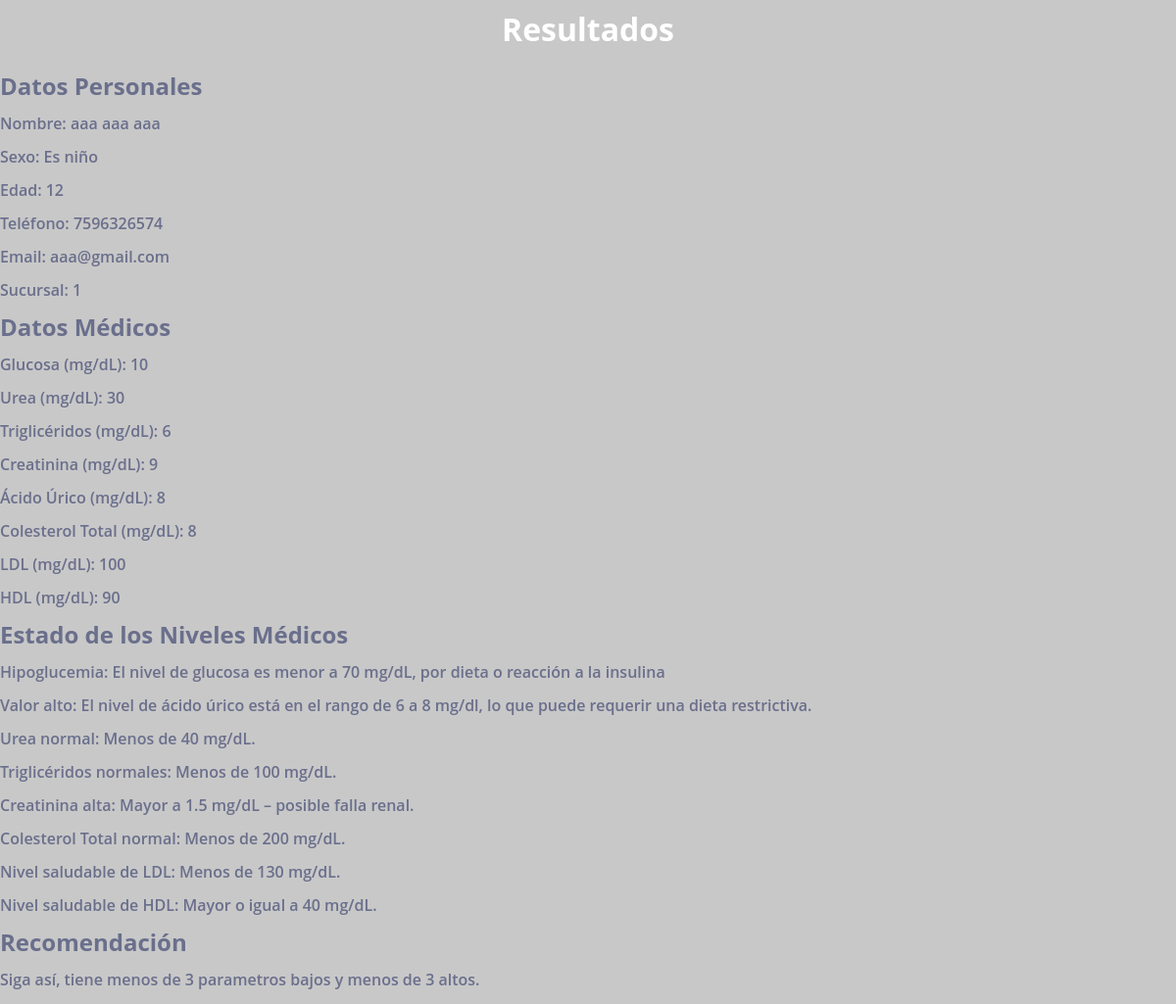
Screenshot of /resultados.php (signed in) with the database file from the repository.
### tables this page shows
CREATE TABLE `pacientes` (
  `id` int(11) NOT NULL,
  `nombre` varchar(100) NOT NULL,
  `apaterno` varchar(100) NOT NULL,
  `amaterno` varchar(100) NOT NULL,
  `sexo` varchar(100) NOT NULL,
  `edad` int(11) NOT NULL,
  `tel` varchar(20) DEFAULT NULL,
  `email` varchar(100) DEFAULT NULL,
  `contrasena` varchar(100) DEFAULT NULL,
  `pregunta` varchar(50) NOT NULL,
  `respuesta` varchar(50) NOT NULL,
  `sucursal_id` int(11) DEFAULT NULL,
  `glucosa` float NOT NULL,
  `urea` float NOT NULL,
  `trigliceridos` float NOT NULL,
  `creatinina` float NOT NULL,
  `acido` float NOT NULL,
  `colesterol` float NOT NULL,
  `hdl` float NOT NULL,
  `ldl` float NOT NULL
);

### resultados.php (the view, shortened to what this page needs)
<!DOCTYPE html>
<html xmlns="http://www.w3.org/1999/xhtml">
<head>
</head>
<body>
<?php
require_once 'concexion.php';
$query = "SELECT nombre, apaterno, amaterno, sexo, edad, tel, email, sucursal_id,
          glucosa, urea, trigliceridos, creatinina, acido, colesterol, ldl, hdl
          FROM pacientes
          WHERE email = :email";
$stmt = $pdo->prepare($query);
$stmt->bindParam(':email', $_SESSION['email'], PDO::PARAM_STR);
$stmt->execute();
$usuario = $stmt->fetch(PDO::FETCH_ASSOC);
$glucosa = $usuario['glucosa'];
$acido = $usuario['acido'];
$urea = $usuario['urea'];
$trigliceridos = $usuario['trigliceridos'];
$creatinina = $usuario['creatinina'];
$sexo = $usuario['sexo'];
$edad = $usuario['edad'];
$colesterol = $usuario['colesterol'];
$ldl = $usuario['ldl'];
$hdl = $usuario['hdl'];
$mensaje_glucosa = "";
if ($glucosa < 70) {
    $mensaje_glucosa = "Hipoglucemia: El nivel de glucosa es menor a 70 mg/dL, por dieta o reacción a la insulina";
} elseif ($glucosa > 110) {
    $mensaje_glucosa = "Posibilidad de diabetes: El nivel de glucosa es mayor a 110 mg/dL.";
} else {
    $mensaje_glucosa = "Nivel de glucosa normal: El nivel de glucosa se encuentra en el rango de 70 a 110 mg/dL.";
}
$mensaje_acido = "";
if ($acido < 2) {
    $mensaje_acido = "Hipouricemia: El nivel de ácido úrico es menor a 2 mg/dl.";
} elseif ($acido > 6 && $acido <= 8) {
    $mensaje_acido = "Valor alto: El nivel de ácido úrico está en el rango de 6 a 8 mg/dl, lo que puede requerir una dieta restrictiva.";
} elseif ($acido > 8 && $acido <= 12) {
    $mensaje_acido = "Valor alto: El nivel de ácido úrico está por encima de 8 mg/dl, lo que puede causar dolor de gota y enfermedades renales.";
} elseif ($acido > 12) {
    $mensaje_acido = "Valor muy alto: El nivel de ácido úrico supera 12 mg/dl, lo que indica una enfermedad renal o dolor de gota severo.";
}
$mensaje_urea = "";
if ($urea < 40) {
    $mensaje_urea = "Urea normal: Menos de 40 mg/dL.";
} else {
    $mensaje_urea = "Urea alta: Mayor a 40 mg/dL – posible falla renal.";
}
$mensaje_trigliceridos = "";
if ($trigliceridos < 100) {
    $mensaje_trigliceridos = "Triglicéridos normales: Menos de 100 mg/dL.";
} else {
    $mensaje_trigliceridos = "Triglicéridos altos: Mayor a 100 mg/dL – posible riesgo cardiovascular.";
}
$mensaje_creatinina = "";
if ($sexo == 'Femenino') {
    if ($creatinina < 0.96) {
        $mensaje_creatinina = "Creatinina normal: Menos de 0.96 mg/dL.";
    } elseif ($creatinina > 1) {
        $mensaje_creatinina = "Creatinina alta: Mayor a 1 mg/dL – posible falla renal.";
    }
} elseif ($sexo == 'Masculino') {
    if ($creatinina < 1.3) {
        $mensaje_creatinina = "Creatinina normal: Menos de 1.3 mg/dL.";
    } elseif ($creatinina > 1.5) {
        $mensaje_creatinina = "Creatinina alta: Mayor a 1.5 mg/dL – posible falla renal.";
    }
}
$mensaje_colesterol = "";
if ($colesterol < 200) {
    $mensaje_colesterol = "Colesterol Total normal: Menos de 200 mg/dL.";
} else {
    $mensaje_colesterol = "Colesterol Total alto: Mayor a 200 mg/dL – Esto puede ser un factor de riesgo cardiovascular.";
}
$mensaje_hdl = "";
if ($hdl >= 40) {
    $mensaje_hdl = "Nivel saludable de HDL: Mayor o igual a 40 mg/dL.";
} else {
    $mensaje_hdl = "Nivel bajo de HDL: Menor a 40 mg/dL. Esto puede ser un factor de riesgo cardiovascular.";
}
$mensaje_ldl = "";
if ($sexo == 'Femenino') {
    if ($ldl < 70) {
        $mensaje_ldl = "Nivel saludable de LDL: Menos de 70 mg/dL.";
    } else {
        $mensaje_ldl = "Nivel alto de LDL: Mayor a 70 mg/dL – Esto puede ser un factor de riesgo cardiovascular.";
    }
} elseif ($sexo == 'Masculino') {
    if ($ldl < 130) {
        $mensaje_ldl = "Nivel saludable de LDL: Menos de 130 mg/dL.";
    } else {
        $mensaje_ldl = "Nivel alto de LDL: Mayor a 130 mg/dL – Esto puede ser un factor de riesgo cardiovascular.";
    }
}
$mensaje_sexo = "";
if ($sexo == 'Femenino') {
    $mensaje_sexo = "Es mujer";
} elseif ($sexo == 'Masculino') {
    if ($edad >= 6 && $edad <= 12) {
        $mensaje_sexo = "Es niño";
    } else {
        $mensaje_sexo = "Es hombre";
    }
} else {
    $mensaje_sexo = "Es niño";
}
echo "<h1>Resultados </h1>";
echo "<h2>Datos Personales</h2>";
echo "<p>Nombre: {$usuario['nombre']} {$usuario['apaterno']} {$usuario['amaterno']}</p>";
echo "<p>Sexo: $mensaje_sexo</p>";
echo "<p>Edad: {$usuario['edad']}</p>";
echo "<p>Teléfono: {$usuario['tel']}</p>";
echo "<p>Email: {$usuario['email']}</p>";
echo "<p>Sucursal: {$usuario['sucursal_id']}</p>";
echo "<h2>Datos Médicos</h2>";
echo "<p>Glucosa (mg/dL): $glucosa</p>";
echo "<p>Urea (mg/dL): $urea</p>";
echo "<p>Triglicéridos (mg/dL): $trigliceridos</p>";
echo "<p>Creatinina (mg/dL): $creatinina</p>";
echo "<p>Ácido Úrico (mg/dL): $acido</p>";
echo "<p>Colesterol Total (mg/dL): $colesterol</p>";
echo "<p>LDL (mg/dL): $ldl</p>";
echo "<p>HDL (mg/dL): $hdl</p>";
echo "<h2>Estado de los Niveles Médicos</h2>";
echo "<p>$mensaje_glucosa</p>";
echo "<p>$mensaje_acido</p>";
echo "<p>$mensaje_urea</p>";
echo "<p>$mensaje_trigliceridos</p>";
echo "<p>$mensaje_creatinina</p>";
echo "<p>$mensaje_colesterol</p>";
echo "<p>$mensaje_ldl</p>";
echo "<p>$mensaje_hdl</p>";
$parametros_altos = 0;
$parametros_bajos = 0;
if ($glucosa < 70 || $glucosa > 110) {
    if ($glucosa < 70) {
        $parametros_bajos++;
    }
}
if ($acido < 2 || $acido > 6) {
    if ($acido > 6) {
        $parametros_altos++;
    }
}
if (($sexo == 'Femenino' && ($creatinina < 0.96 || $creatinina > 1)) || ($sexo == 'Masculino' && ($creatinina < 1.3 || $creatinina > 1.5))) {
    if ($creatinina > 1.5 && $sexo == 'Masculino') {
        $parametros_altos++;
    }
}
echo "<h2>Recomendación</h2>";
if ($parametros_altos < 3 && $parametros_bajos < 3) {
    echo "<p>Siga así, tiene menos de 3 parametros bajos y menos de 3 altos.</p>";
}
?>
</body>
</html>

### resultados.php (style rules this page uses)
body { margin: 0; color: #6a6f8c; background: #c8c8c8; font: 600 16px/18px 'Open Sans', sans-serif; }
h1 { color: #fff; text-align: center; margin-bottom: 40px; }

### rows the page displays
pacientes: nombre "aaa", apaterno "aaa", amaterno "aaa", edad "Es niño", edad "12", tel "7596326574", email "aaa@gmail.com", sucursal "1", glucosa "10", urea "30", trigliceridos "6", creatinina "9", acido "8", colesterol "8", ldl "100", hdl "90", glucosa "Hipoglucemia: El nivel de glucosa es menor a 70 mg/dL, por dieta o reacción a la insulina", acido "Valor alto: El nivel de ácido úrico está en el rango de 6 a 8 mg/dl, lo que puede requerir una dieta restrictiva.", urea "Urea normal: Menos de 40 mg/dL.", trigliceridos "Triglicéridos normales: Menos de 100 mg/dL.", creatinina "Creatinina alta: Mayor a 1.5 mg/dL – posible falla renal.", colesterol "Colesterol Total normal: Menos de 200 mg/dL.", ldl "Nivel saludable de LDL: Menos de 130 mg/dL.", hdl "Nivel saludable de HDL: Mayor o igual a 40 mg/dL."
